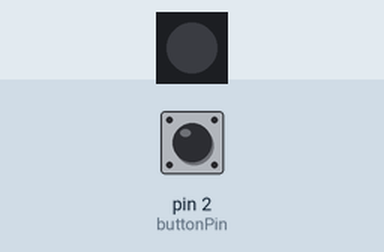
The sketch below on a simulated Arduino Uno, built with avr-gcc and run on an emulated ATmega328P. On the bench: 1 RGB LEDs in strip order, left to right. Inputs (shaded band) come from the test bench; at power-on: pin 2 (buttonPin) LOW.

Above: at 1.2 s.
1.3 s: pin 2 (buttonPin) pulled HIGH for 0.15 s
At 1.7 s:
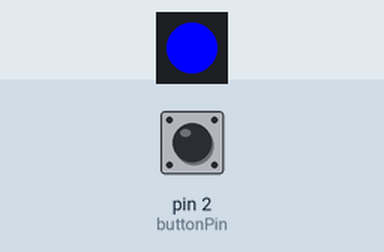
2.9 s: pin 2 (buttonPin) pulled HIGH for 1 s
At 4.1 s:
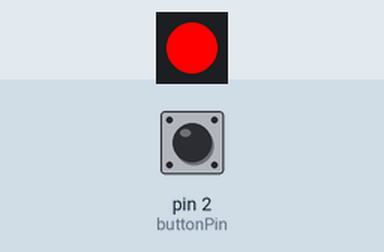
5.4 s: pin 2 (buttonPin) pulled HIGH for 0.15 s
At 6.0 s:
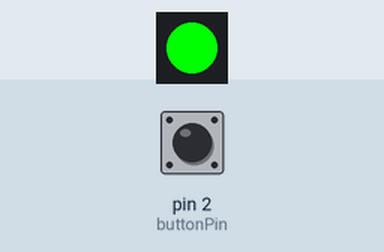
7.0 s: pin 2 (buttonPin) pulled HIGH for 3.2 s
At 8.4 s:
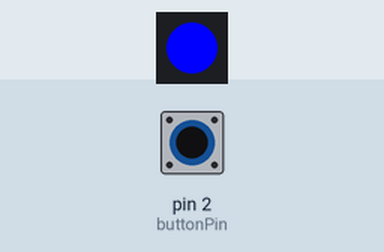
Timing chart, 0 to 10.0 s (numbered marks = the images above; inputs shaded):
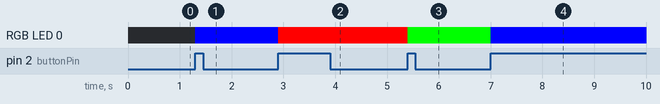

Measured:
- after the input at 1.3 s, RGB LED 0: off → RGB(0, 0, 255) at once
- after the input at 2.9 s, RGB LED 0: RGB(0, 0, 255) → RGB(255, 0, 0) at once
- after the input at 5.4 s, RGB LED 0: RGB(255, 0, 0) → RGB(0, 255, 0) at once
- after the input at 7.0 s, RGB LED 0: RGB(0, 255, 0) → RGB(0, 0, 255) at once

The sketch:

4_solution.ino
```cpp
// Button presses cycle between 3 colors on a Grove chainable RGB led


// ---------------------------------------------- Libraries

#include <FastLED.h>

// ---------------------------------------------- Variables

// Connections to the Chainable RGB LED
#define CLOCK_PIN 7
#define DATA_PIN 8

// How many leds in the chain?
#define NUM_LEDS 1

// An array to hold the led data
CRGB leds[NUM_LEDS];


// button on port D2
int buttonPin = 2;

// booleans can have only 2 states : 0/1, true/false, HIGH/LOW
boolean buttonCurrentState;
boolean buttonPreviousState;

// keep track of press count
int pressCounter;


void setup() {
  // Initialize Chainable LEDs
  FastLED.addLeds<P9813, DATA_PIN, CLOCK_PIN, RGB>(leds, NUM_LEDS);
  leds[0].setRGB(0, 0, 0);
  FastLED.show();

  pinMode(buttonPin, INPUT);
}

void loop() {

  // read state of button input pin
  buttonCurrentState = digitalRead(buttonPin);

  // has the button been pressed?
  if (buttonCurrentState == HIGH && buttonPreviousState == LOW) {

    pressCounter++; // increment counter variable value by 1

    switch (pressCounter % 3) {
      case 0:
        leds[0].setRGB(0, 255, 0);  // set color of first (only) LED in chain to green
        break;

      case 1:
        leds[0].setRGB(0, 0, 255);  // set color of first (only) LED in chain to blue
        break;

      case 2:
        leds[0].setRGB(255, 0, 0);  // set color of first (only) LED in chain to red
        break;
    }

    FastLED.show();  // show it!
  }

  // store current button state in 'memory' variable to check against in next loop
  buttonPreviousState = buttonCurrentState;


}
```
